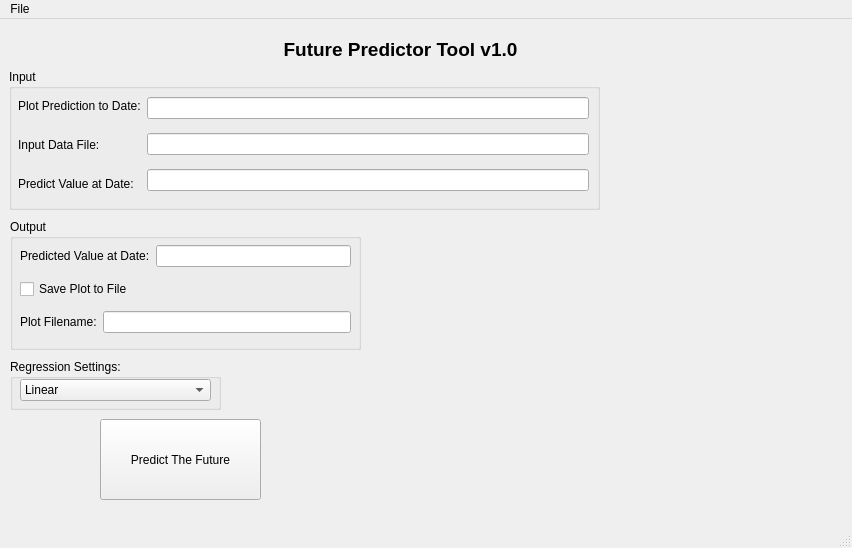
<?xml version="1.0" encoding="UTF-8"?>
<ui version="4.0">
 <class>MainWindow</class>
 <widget class="QMainWindow" name="MainWindow">
  <property name="geometry">
   <rect>
    <x>0</x>
    <y>0</y>
    <width>852</width>
    <height>548</height>
   </rect>
  </property>
  <property name="windowTitle">
   <string>MainWindow</string>
  </property>
  <widget class="QWidget" name="centralwidget">
   <widget class="QLabel" name="labelMain">
    <property name="geometry">
     <rect>
      <x>230</x>
      <y>20</y>
      <width>341</width>
      <height>20</height>
     </rect>
    </property>
    <property name="font">
     <font>
      <family>Arial</family>
      <pointsize>14</pointsize>
      <weight>75</weight>
      <bold>true</bold>
     </font>
    </property>
    <property name="text">
     <string>Future Predictor Tool v1.0</string>
    </property>
    <property name="alignment">
     <set>Qt::AlignCenter</set>
    </property>
   </widget>
   <widget class="QPushButton" name="ButtonPredict">
    <property name="geometry">
     <rect>
      <x>100</x>
      <y>400</y>
      <width>161</width>
      <height>81</height>
     </rect>
    </property>
    <property name="text">
     <string>Predict The Future</string>
    </property>
   </widget>
   <widget class="QGroupBox" name="groupBoxInput">
    <property name="geometry">
     <rect>
      <x>9</x>
      <y>50</y>
      <width>591</width>
      <height>141</height>
     </rect>
    </property>
    <property name="title">
     <string>Input</string>
    </property>
    <widget class="QWidget" name="horizontalLayoutWidget">
     <property name="geometry">
      <rect>
       <x>9</x>
       <y>20</y>
       <width>571</width>
       <height>111</height>
      </rect>
     </property>
     <layout class="QHBoxLayout" name="horizontalLayout">
      <item>
       <layout class="QVBoxLayout" name="verticalLayout">
        <item>
         <widget class="QLabel" name="labelPredEndDate">
          <property name="text">
           <string>Plot Prediction to Date:</string>
          </property>
         </widget>
        </item>
        <item>
         <widget class="QLabel" name="labelInputData">
          <property name="text">
           <string>Input Data File:</string>
          </property>
         </widget>
        </item>
        <item>
         <widget class="QLabel" name="labelPredSpecDate">
          <property name="text">
           <string>Predict Value at Date:</string>
          </property>
         </widget>
        </item>
       </layout>
      </item>
      <item>
       <layout class="QVBoxLayout" name="verticalLayout_2">
        <item>
         <widget class="QLineEdit" name="lineInputDataFile"/>
        </item>
        <item>
         <widget class="QLineEdit" name="linePredEndDate"/>
        </item>
        <item>
         <widget class="QLineEdit" name="linePredSpecDate"/>
        </item>
       </layout>
      </item>
     </layout>
    </widget>
   </widget>
   <widget class="QGroupBox" name="groupBox">
    <property name="geometry">
     <rect>
      <x>10</x>
      <y>200</y>
      <width>351</width>
      <height>131</height>
     </rect>
    </property>
    <property name="title">
     <string>Output</string>
    </property>
    <widget class="QWidget" name="verticalLayoutWidget_3">
     <property name="geometry">
      <rect>
       <x>10</x>
       <y>20</y>
       <width>331</width>
       <height>101</height>
      </rect>
     </property>
     <layout class="QVBoxLayout" name="verticalLayout_3">
      <item>
       <layout class="QHBoxLayout" name="horizontalLayout_2">
        <item>
         <widget class="QLabel" name="labelPredValue">
          <property name="text">
           <string>Predicted Value at Date:</string>
          </property>
         </widget>
        </item>
        <item>
         <widget class="QLineEdit" name="linePredValue"/>
        </item>
       </layout>
      </item>
      <item>
       <widget class="QCheckBox" name="checkSavePlotToFile">
        <property name="text">
         <string>Save Plot to File</string>
        </property>
       </widget>
      </item>
      <item>
       <layout class="QHBoxLayout" name="horizontalLayout_3">
        <item>
         <widget class="QLabel" name="labelPlotFile">
          <property name="text">
           <string>Plot Filename:</string>
          </property>
         </widget>
        </item>
        <item>
         <widget class="QLineEdit" name="linePlotFile"/>
        </item>
       </layout>
      </item>
     </layout>
    </widget>
   </widget>
   <widget class="QGroupBox" name="groupBox_2">
    <property name="geometry">
     <rect>
      <x>10</x>
      <y>340</y>
      <width>211</width>
      <height>51</height>
     </rect>
    </property>
    <property name="title">
     <string>Regression Settings:</string>
    </property>
    <widget class="QComboBox" name="comboBoxRegressionSetting">
     <property name="geometry">
      <rect>
       <x>10</x>
       <y>20</y>
       <width>191</width>
       <height>22</height>
      </rect>
     </property>
     <item>
      <property name="text">
       <string>Linear</string>
      </property>
     </item>
     <item>
      <property name="text">
       <string>Logistic</string>
      </property>
     </item>
    </widget>
   </widget>
   <widget class="QWidget" name="verticalLayoutWidget">
    <property name="geometry">
     <rect>
      <x>380</x>
      <y>200</y>
      <width>441</width>
      <height>291</height>
     </rect>
    </property>
    <layout class="QVBoxLayout" name="verticalLayout_4"/>
   </widget>
  </widget>
  <widget class="QMenuBar" name="menubar">
   <property name="geometry">
    <rect>
     <x>0</x>
     <y>0</y>
     <width>852</width>
     <height>26</height>
    </rect>
   </property>
   <widget class="QMenu" name="menuFile">
    <property name="title">
     <string>File</string>
    </property>
   </widget>
   <addaction name="menuFile"/>
  </widget>
  <widget class="QStatusBar" name="statusbar"/>
 </widget>
 <resources/>
 <connections/>
</ui>
